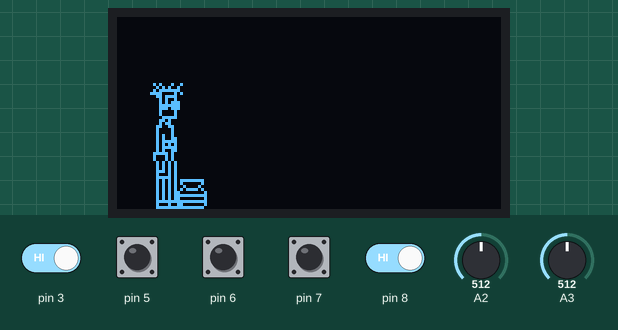
This sketch was run on a simulated Arduino Uno, built with avr-gcc and run on an emulated ATmega328P. Parts: 128×64 one-colour display. Inputs (shaded band) come from the test bench; at power-on: pin 3, pin 5–8 HIGH, A2 = 512, A3 = 512. Random numbers use the default seed unless the sketch sets one.

Above: at 3.2 s.
3.3 s: pin 3 driven LOW and pin 8 driven LOW
At 4.88 s:
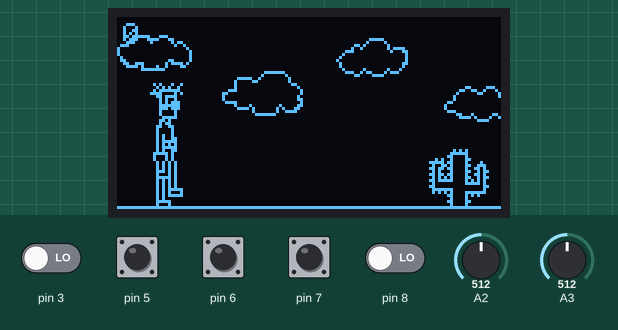
5.5 s: A2 set to 718
8.1 s: A2 set to 747
At 9.44 s:
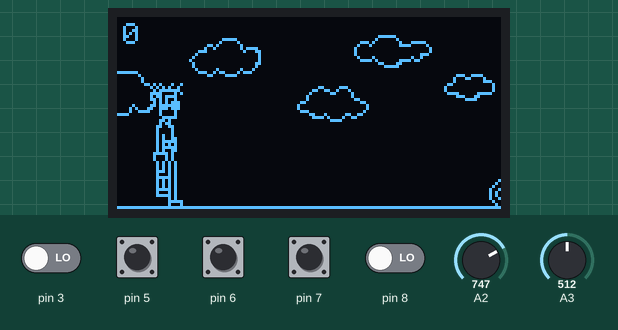
10.3 s: A2 set to 716
At 11.83 s:
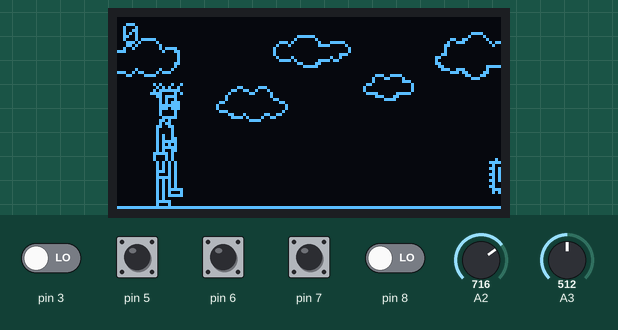
12.6 s: A3 set to 716
15.2 s: A3 set to 745
At 16.63 s:
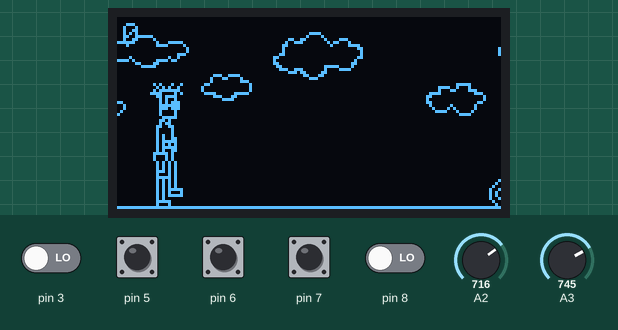

The sketch:

boffin_jump.ino
```cpp
#include <Adafruit_SH1106.h>

Adafruit_SH1106 display(4);

#include "config.h"
#include "display.h"
#include "buttons.h"

Object background_1(0, 5, background_1_pic, display.width(), 30),
    background_2(display.width(), 5, background_2_pic, display.width(), 30),
    boffin(10, display.height() - 42, boffin_pic, 14, 42);

Object block[3] = {{0, 0, NULL, 0, 0},
                   {0, 0, NULL, 0, 0},
                   {0, 0, NULL, 0, 0}};

uint8_t score;

uint8_t gameover_timer;
bool jump;

void Draw()
{
    switch (game_state)
    {
    case STATE_PLAY:
        static uint8_t walk_timer = 0;
        display.drawLine(0, display.height() - 1, display.width(), display.height() - 1, 1);

        display.drawBitmap(background_1.x, background_1.y, background_1.pic, background_1.w, background_1.h, 1);
        display.drawBitmap(background_2.x, background_2.y, background_2.pic, background_2.w, background_2.h, 1);

        display.drawBitmap(boffin.x, boffin.y, (jump ? boffin_jump_pic : (walk_timer++ % 6 < 3 ? boffin_walk_1_pic : boffin_walk_2_pic)), boffin.w, boffin.h, 1);

        for (uint8_t i = 0; i < 3; i++)
            display.drawBitmap(block[i].x, block[i].y, block[i].pic, block[i].w, block[i].h, 1);

        display.setCursor(2, 2);
        display.setTextSize(1);
        display.println(score);
        break;

    case STATE_GAMEOVER:
        if (gameover_timer < 50)
        {
            for (int i = 0; i < 3; i++)
                display.drawBitmap(block[i].x, block[i].y, block[i].pic, block[i].w, block[i].h, 1);
            if (gameover_timer < 10)
                display.drawBitmap(boffin.x, boffin.y, boffin.pic, boffin.w, boffin.h, 1);
            else if (gameover_timer < 20)
                display.drawBitmap(boffin.x, boffin.y, boffin_head_turn, boffin.w, boffin.h, 1);
            else if (gameover_timer < 25)
                display.drawBitmap(boffin.x, boffin.y, boffin.pic, boffin.w, boffin.h, 1);
            else if (gameover_timer < 30)
                display.drawBitmap(boffin.x, boffin.y, boffin_die_1_pic, boffin.w, boffin.h, 1);
            else if (gameover_timer < 35)
                display.drawBitmap(boffin.x, boffin.y, boffin_die_2_pic, boffin.w, boffin.h, 1);
            else if (gameover_timer < 40)
                display.drawBitmap(boffin.x, boffin.y, boffin_die_3_pic, boffin.w, boffin.h, 1);
            gameover_timer++;
        }
        else
        {
            PrintCenter(F("Game Over!"), 10, 2);
            PrintCenter(F("Score"), 40, 1);
            PrintCenter(score, 50, 1);
        }
        break;
    }
}

void GameStep()
{
    switch (game_state)
    {
    case STATE_GAMEOVER:
        if (key_code & KEY_B && gameover_timer >= 50)
            StartNewGame();
        break;
    case STATE_PLAY:
        static int8_t y_vel = 0;

        background_1.x--;
        background_2.x--;
        if (background_1.x < -background_1.w)
            background_1.x = display.width();
        if (background_2.x < -background_2.w)
            background_2.x = display.width();

        if (key_code & KEY_A && !jump)
        {
            jump = true;
            y_vel = 8;
        }

        if (jump)
        {
            boffin.y -= y_vel--;
            if (boffin.y >= display.height() - boffin.h + 1)
            {
                y_vel = 0;
                jump = false;
                boffin.y = display.height() - boffin.h;
            }
        }

        for (int i = 0; i < 3; i++)
        {
            block[i].x -= BLOCK_SPEED;
            if (block[i].x < -block[i].w)
            {
                BlockReset(i, false);
                score++;
            }
            if (boffin.x < block[i].x + block[i].w && boffin.x + boffin.w > block[i].x &&
                boffin.y < block[i].y + block[i].h && boffin.y + boffin.h > block[i].y)
                game_state = STATE_GAMEOVER;
        }
        break;
    }
}

void StartNewGame()
{
    game_state = STATE_PLAY;
    score = 0;
    gameover_timer = 0;
    jump = false;
    boffin.x = 10;
    boffin.y = display.height() - boffin.h;

    for (int i = 0; i < 3; i++)
        BlockReset(i, true);
}

void BlockReset(uint8_t i, bool start)
{
    randomSeed(millis());

    uint8_t block_type = random(6);
    uint8_t gap = random(70, 120);
    switch (block_type)
    {
    case 0:
        block[i].w = block[i].h = 10;
        block[i].pic = block_10x10_1_pic;
        break;
    case 1:
        block[i].w = block[i].h = 10;
        block[i].pic = block_10x10_2_pic;
        break;
    case 2:
        block[i].w = 10;
        block[i].h = 20;
        block[i].pic = block_10x20_1_pic;
        break;
    case 3:
        block[i].w = 20;
        block[i].h = 10;
        block[i].pic = block_20x10_1_pic;
        break;
    case 4:
        block[i].w = block[i].h = 20;
        block[i].pic = block_20x20_1_pic;
        break;
    case 5:
        block[i].w = block[i].h = 20;
        block[i].pic = block_20x20_2_pic;
        break;
    }
    if (start)
        block[i].x = display.width() + (gap * i);
    else
        block[i].x = block[(i + 2) % 3].x + gap + block[i].w;
    block[i].y = display.height() - block[i].h;
}

void setup()
{
    DisplaySetup();
    ButtonsSetup();
    DrawLogo(F("Jump"), 2000);
    StartNewGame();
}

void loop()
{
    ControlStep();
    GameStep();
    Draw();
    display.display();
    display.clearDisplay();
}
```

Source omitted: config.h (data table, 14071 bytes)

Measured:
- the behaviour switches between 730 and 731 on A2 (found by bisection; images 1 and 2)
- the behaviour switches between 730 and 731 on A3 (found by bisection; images 3 and 4)
